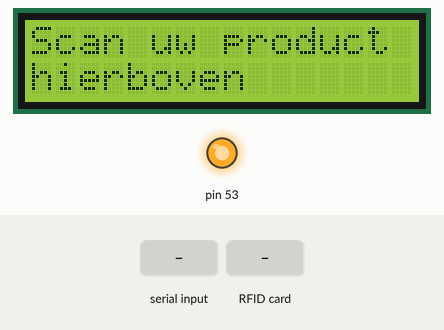
A sketch run on a simulated Arduino Mega 2560, built with avr-gcc and run on an emulated ATmega2560. On the bench: 16×2 character LCD, output pins drawn as LEDs (lit = HIGH). The test bench sets the inputs (shaded band). What the sketch prints to the serial monitor is not drawn.

Above: at 1.3 s.
1.4 s: "#\n" received over Serial
At 3.6 s:
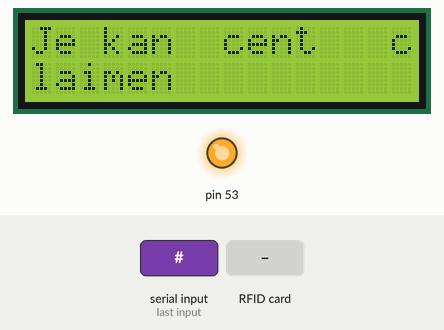
3.9 s: RFID card 5E 7A 19 C4 held to the reader
At 4.7 s:
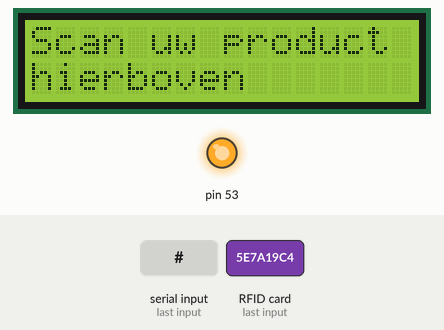
Timing chart, 0 to 6.9 s (numbered marks = the images above; inputs shaded):
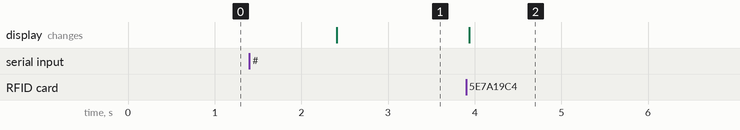

The sketch:

trash-can-arduino-code.ino
```cpp
#include <LiquidCrystal.h>
#include <LedControl.h>
#include <SPI.h>
#include <RFID.h>

//RFID scanner
#define SS_PIN 4
#define RST_PIN 5
RFID rfid(SS_PIN,RST_PIN);

//Sensor

int trigPin0 = 47;
int echoPin0 = 46;
int trigPin1 = 49;
int echoPin1 = 48;
int trigPin2 = 41;
int echoPin2 = 40;
int trigPin3 = 39;
int echoPin3 = 38;

int trigPinArray[] = {trigPin0, trigPin1, trigPin2, trigPin3};
int echoPinArray[] = {echoPin0, echoPin1, echoPin2, echoPin3};

//Maybe doens't work
//int trigPinArray[] = {47, 49, 41, 39};
//int echoPinArray[] = {46, 48, 40, 38};

//LCD
LiquidCrystal lcd(3, 2, 12, 11, 10, 9);

//Matrix
byte matrixAnimationArray[15][8] = {{B00000000, B00000000, B00000000, B00000000, B00000000, B00000000, B00000000, B00011000},
                          {B00000000, B00000000, B00000000, B00000000, B00000000, B00000000, B00011000, B00111100},
                          {B00000000, B00000000, B00000000, B00000000, B00000000, B00011000, B00111100, B01111110},
                          {B00000000, B00000000, B00000000, B00000000, B00011000, B00111100, B01111110, B11011011},
                          {B00000000, B00000000, B00000000, B00011000, B00111100, B01111110, B11011011, B10011001},
                          {B00000000, B00000000, B00011000, B00111100, B01111110, B11011011, B10011001, B00011000},
                          {B00000000, B00011000, B00111100, B01111110, B11011011, B10011001, B00011000, B00011000},
                          {B00011000, B00111100, B01111110, B11011011, B10011001, B00011000, B00011000, B00011000},
                          {B00111100, B01111110, B11011011, B10011001, B00011000, B00011000, B00011000, B00000000},
                          {B01111110, B11011011, B10011001, B00011000, B00011000, B00011000, B00000000, B00000000},
                          {B11011011, B10011001, B00011000, B00011000, B00011000, B00000000, B00000000, B00000000},
                          {B00011000, B00011000, B00011000, B00011000, B00000000, B00000000, B00000000, B00000000},
                          {B00011000, B00011000, B00011000, B00000000, B00000000, B00000000, B00000000, B00000000},
                          {B00011000, B00011000, B00000000, B00000000, B00000000, B00000000, B00000000, B00000000},
                          {B00011000, B00000000, B00000000, B00000000, B00000000, B00000000, B00000000, B00000000}};

byte smileyAnimationArray[8] = {B00000000,B00111100,B01000010,B00000000,B00000000,B01100110,B01100110,B00000000};
byte off[8] = {B00000000, B00000000, B00000000, B00000000, B00000000, B00000000, B00000000, B00000000};
LedControl lc2 = LedControl(22, 24, 23, 0);
LedControl lc = LedControl(25, 27, 26, 0);
LedControl lc3 = LedControl(28, 30, 29, 0);
LedControl lc4 = LedControl(31, 33, 32, 0);
LedControl matrix[] = {lc, lc3, lc2, lc4};

bool stringComplete = false;
String inputString = "";
String depositAmount = "";

//=========================================================================================================================================

void setup() {
  Serial.begin(9600);
    SPI.begin();
    rfid.init();
  for (int i = 0; i < 4; i++)
  {
    matrix[i].shutdown(0, false);  //The MAX72XX is in power-saving mode on startup
    matrix[i].setIntensity(0, 15); // Set the brightness to maximum value
    matrix[i].clearDisplay(0);
    pinMode(trigPinArray[i], OUTPUT);
    pinMode(echoPinArray[i], INPUT);
  }
  lcd.begin(16, 2);
  displayInformationOnLCD("Scan uw product hierboven");
}

//=========================================================================================================================================

void loop() {

if (stringComplete)
 {
   stringComplete = false;
   //Removes # and \n
   String commandString = inputString.substring(1, inputString.length() - 1);
   inputString = "";

   if(commandString.substring(0, 1) == "^")
   {
     depositAmount = commandString.substring(1, commandString.length());
   }
     else if(commandString.substring(0, 1) == "~")
   {
     displayInformationOnLCD(commandString);
   }
   else
   {
     int trashType = getTrashType(commandString);

     for (int x = 0; x < 12; x++)
      {
      if (matrixArrowAnimation(trashType))
        {
          matrix[trashType].clearDisplay(0);
          displayInformationOnLCD("Je kan " + depositAmount + " cent   claimen");
          sendUIDToVisualStudio();
          break;
        }
      }
    }
  }
}

//=========================================================================================================================================

void serialEvent()
{
  while (Serial.available())
  {
    char inChar = (char)Serial.read();
    inputString += inChar;
    if (inChar == '\n' && inputString.substring(0,1) == "#" && inputString.length() > 1)
    {
      stringComplete = true;
    }
  }
}

//=========================================================================================================================================

int getTrashType(String commandString){
  if (commandString.equals("0"))
  {
    return 0;
  }

  if (commandString.equals("2"))
  {
    return 1;
  }

  if (commandString.equals("3"))
  {
    return 2;
  }

  if (commandString.equals("4"))
  {
    return 3;
  }
}

//=========================================================================================================================================

boolean matrixArrowAnimation(int matrixNumber){
     //Serial.println(matrixNumber);
    for (int i = 0; i < 15; i++)
    {
      if (checkDistanceSensorForTrash(trigPinArray[matrixNumber], echoPinArray[matrixNumber]) == true)
      {
        return true;
      }

        for (int j = 0; j < 8; j++)
        {
        matrix[matrixNumber].setRow(0, j, matrixAnimationArray[i][j]);
             if (checkDistanceSensorForTrash(trigPinArray[matrixNumber], echoPinArray[matrixNumber]) == true)
              {
               return true;
              }
        }

      delay(50);
    }
    for (int i = 0; i < 8; i++)
    {
      matrix[matrixNumber].setRow(0, i, smileyAnimationArray[i]);
    }

    for ( int k=0; k<10; k++)
    {
             if (checkDistanceSensorForTrash(trigPinArray[matrixNumber], echoPinArray[matrixNumber]) == true)
              {
               return true;
              }
      delay(50);
    }
    return false;
}

//=========================================================================================================================================

boolean checkDistanceSensorForTrash(int trigPin, int echoPin)
{
  long duration;
  int distance;
  // Clears the trigPin
  digitalWrite(trigPin, LOW);
  delayMicroseconds(2);
  // Sets the trigPin on HIGH state for 10 micro seconds
  digitalWrite(trigPin, HIGH);
  delayMicroseconds(10);
  digitalWrite(trigPin, LOW);
  // Reads the echoPin, returns the sound wave travel time in microseconds
  duration = pulseIn(echoPin, HIGH);
  // Calculating the distance
  distance= duration*0.034/2;
  /*
  int distance, duration;
  digitalWrite(trigPin, HIGH);
  delayMicroseconds(10);
  digitalWrite(trigPin, LOW);
  duration = pulseIn(echoPin, HIGH);
  distance = (duration / 2) / 29.1;
*/
  //Serial.println(distance);

  if (distance < 20)
  {
    return true;
  }
  return false;
}

//=========================================================================================================================================

void displayInformationOnLCD(String textForLCD){
  lcd.clear();
  lcd.setCursor(0, 0);
  lcd.print(textForLCD.substring(0, 16));
  lcd.setCursor(0, 1);
  lcd.print(textForLCD.substring(16, 32));
}

//=========================================================================================================================================

void sendUIDToVisualStudio(){

  String serNum[5];
  for (int i = 0; i < 1000; i++)
  {
    if(rfid.isCard()){
    if(rfid.readCardSerial()){
      String uid = "";
      char cardCode[20];
      sprintf(cardCode, "%u%u%u%u%u", rfid.serNum[0], rfid.serNum[1], rfid.serNum[2], rfid.serNum[3], rfid.serNum[4]);
      Serial.print(cardCode);
      Serial.print("#");
      displayInformationOnLCD("Scan uw product hierboven");
      break;
         }
      }
    rfid.halt();
    delay(24);
  }
}
```

Measured:
- after the input at 1.4 s, the display: changes after 1.0 s (image 1)
- after the input at 3.9 s, the display: changes at once (image 2)
